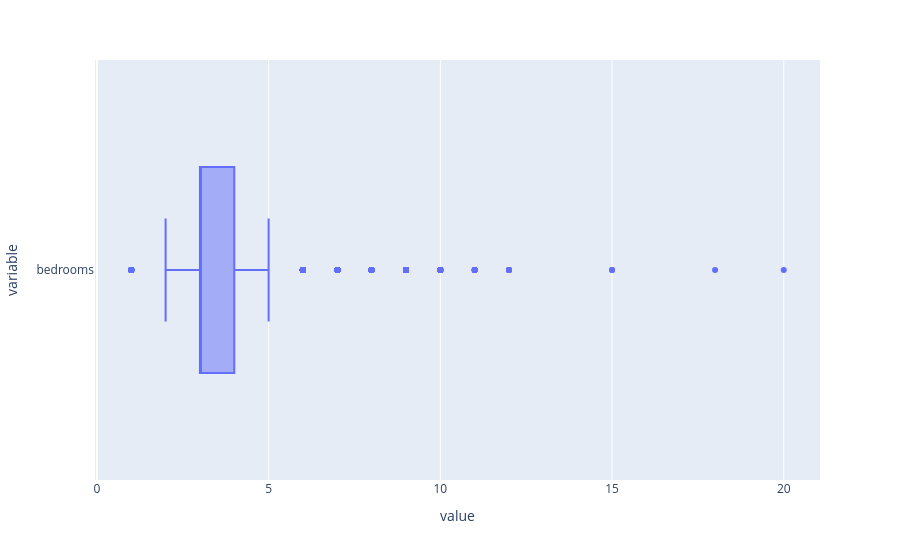

The notebook cell this image was saved under:
### Code cell
fig = px.box(
    data_frame= pre_process_df,
    x= ['bedrooms'],
)
fig.show()

### Figure 1 — Plotly figure (JSON) as saved in the notebook; plotly's stock layout.template omitted (floating-point values rounded to 4 significant figures; data arrays with more than 128 entries replaced by an {"elided": "..."} marker saying what was removed)
{"data": [{"alignmentgroup": "True", "hovertemplate": "value=%{x}<br>variable=%{y}<extra></extra>", "legendgroup": "", "marker": {"color": "#636efa"}, "name": "", "notched": false, "offsetgroup": "", "orientation": "h", "showlegend": false, "type": "box", "x": {"elided": "5427 int values"}, "x0": " ", "xaxis": "x", "y": {"elided": "5427 str values"}, "y0": " ", "yaxis": "y"}], "layout": {"boxmode": "group", "legend": {"tracegroupgap": 0}, "margin": {"t": 60}, "xaxis": {"anchor": "y", "domain": [0, 1], "title": {"text": "value"}}, "yaxis": {"anchor": "x", "domain": [0, 1], "title": {"text": "variable"}}}}
